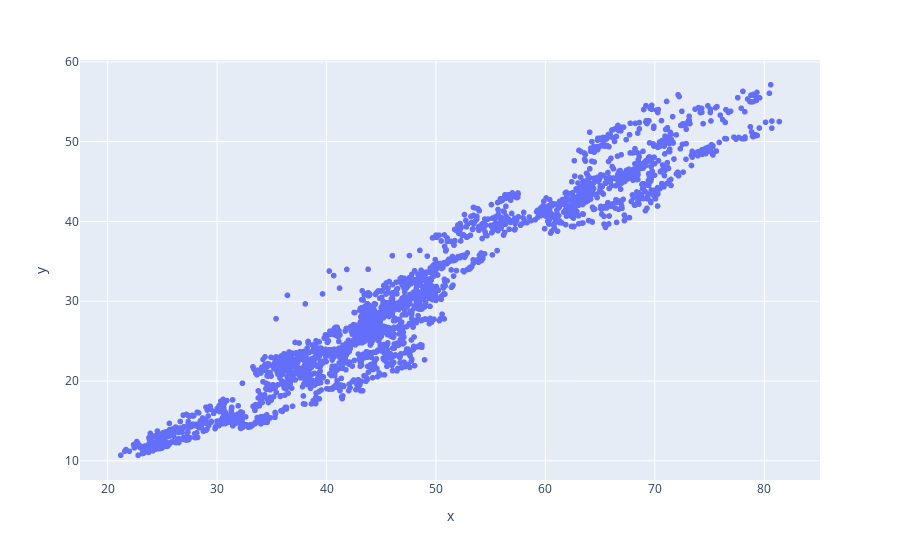

Source (notebook cell):
### Code cell
fig = px.scatter(x=historical_prices["CITI"], y=historical_prices["MS"])
fig.show()

### Figure 1 — Plotly figure (JSON) as saved in the notebook; plotly's stock layout.template omitted (floating-point values rounded to 4 significant figures; data arrays with more than 128 entries replaced by an {"elided": "..."} marker saying what was removed)
{"data": [{"hoverlabel": {"namelength": 0}, "hovertemplate": "x=%{x}<br>y=%{y}", "legendgroup": "", "marker": {"color": "#636efa", "symbol": "circle"}, "mode": "markers", "name": "", "showlegend": false, "type": "scattergl", "x": {"elided": "2518 float values"}, "xaxis": "x", "y": {"elided": "2518 float values"}, "yaxis": "y"}], "layout": {"legend": {"tracegroupgap": 0}, "margin": {"t": 60}, "xaxis": {"anchor": "y", "domain": [0, 1], "title": {"text": "x"}}, "yaxis": {"anchor": "x", "domain": [0, 1], "title": {"text": "y"}}}}
